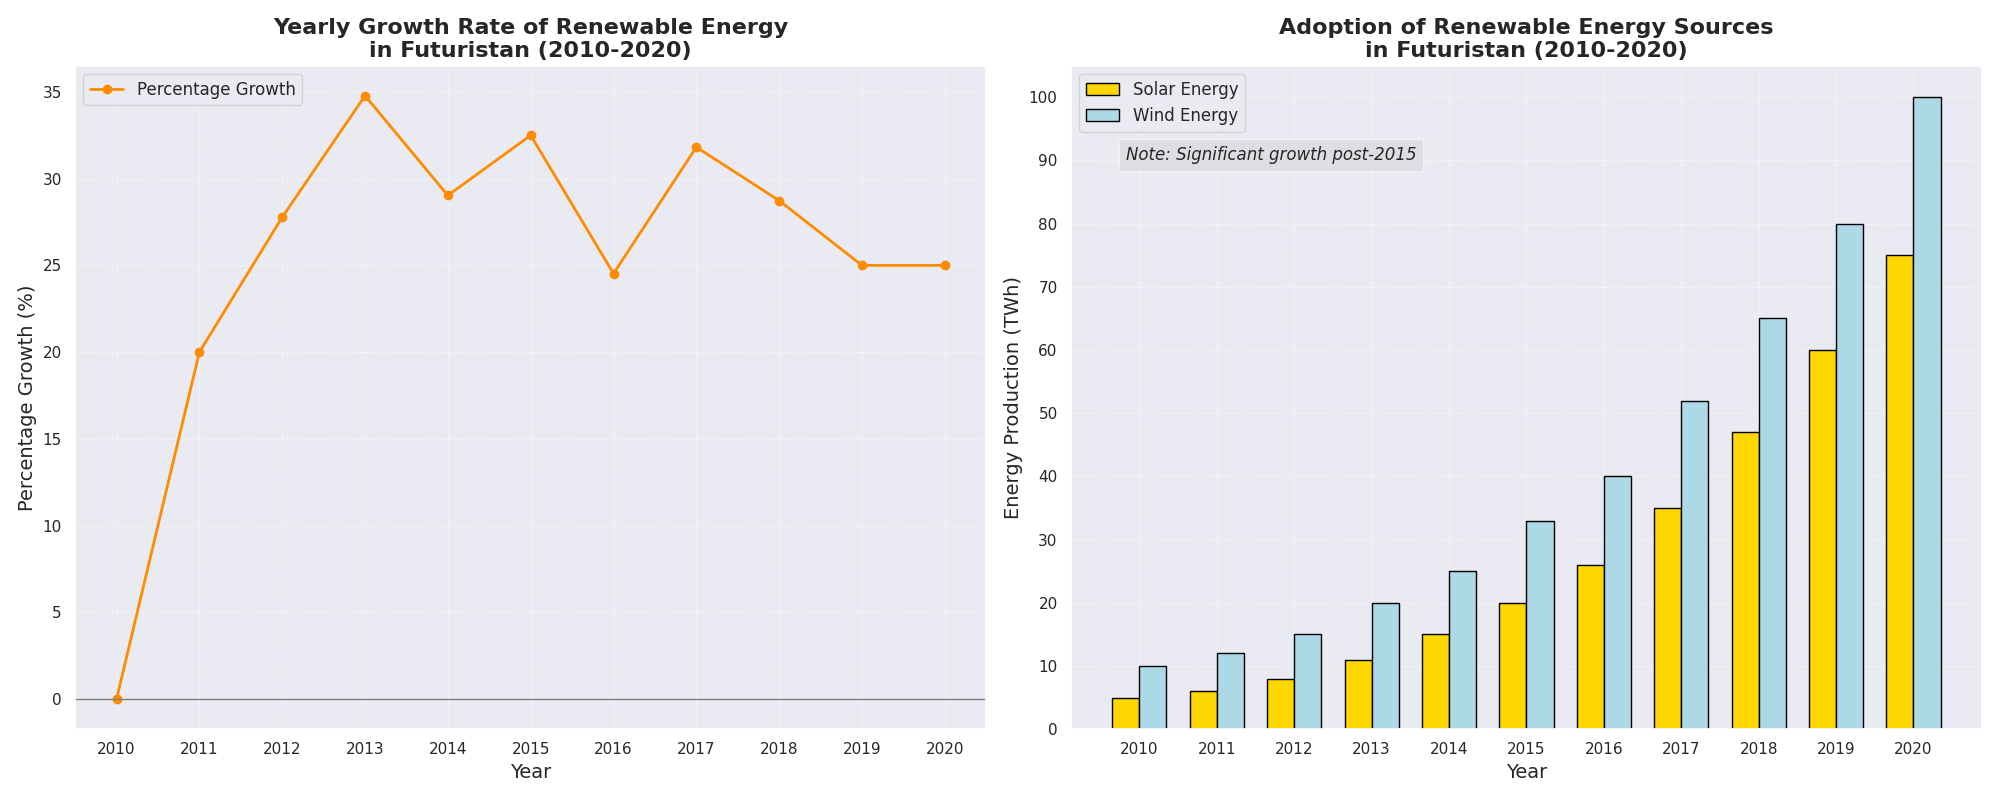

The Python source for this figure:
import matplotlib.pyplot as plt
import numpy as np

years = np.arange(2010, 2021)
solar_energy = np.array([5, 6, 8, 11, 15, 20, 26, 35, 47, 60, 75])
wind_energy = np.array([10, 12, 15, 20, 25, 33, 40, 52, 65, 80, 100])
cumulative_energy = solar_energy + wind_energy
percentage_growth = np.zeros(len(years))
percentage_growth[1:] = 100 * (cumulative_energy[1:] - cumulative_energy[:-1]) / cumulative_energy[:-1]

fig, axs = plt.subplots(1, 2, figsize=(20, 8))

axs[0].plot(years, percentage_growth, marker='o', color='darkorange', linewidth=2, label='Percentage Growth')
axs[0].set_title('Yearly Growth Rate of Renewable Energy\nin Futuristan (2010-2020)', fontsize=16, fontweight='bold')
axs[0].set_xlabel('Year', fontsize=14)
axs[0].set_ylabel('Percentage Growth (%)', fontsize=14)
axs[0].set_xticks(years)
axs[0].axhline(0, color='grey', linewidth=1)
axs[0].grid(True, which='both', linestyle='--', linewidth=0.5, alpha=0.7)
axs[0].legend(loc='upper left', fontsize=12)

bar_width = 0.35
x_solar = np.arange(len(years))
x_wind = x_solar + bar_width

axs[1].bar(x_solar, solar_energy, width=bar_width, label='Solar Energy', color='gold', edgecolor='black')
axs[1].bar(x_wind, wind_energy, width=bar_width, label='Wind Energy', color='lightblue', edgecolor='black')

axs[1].set_title('Adoption of Renewable Energy Sources\nin Futuristan (2010-2020)', fontsize=16, fontweight='bold')
axs[1].set_xlabel('Year', fontsize=14)
axs[1].set_ylabel('Energy Production (TWh)', fontsize=14)
axs[1].set_xticks(x_solar + bar_width / 2)
axs[1].set_xticklabels(years)
axs[1].set_yticks(np.arange(0, 110, 10))
axs[1].legend(loc='upper left', fontsize=12)
axs[1].text(0, 90, 'Note: Significant growth post-2015', fontsize=12, style='italic',
            bbox={'facecolor': 'lightgray', 'alpha': 0.5, 'pad': 5})
axs[1].grid(True, which='both', linestyle='--', linewidth=0.5, alpha=0.7)

plt.tight_layout()
plt.show()
